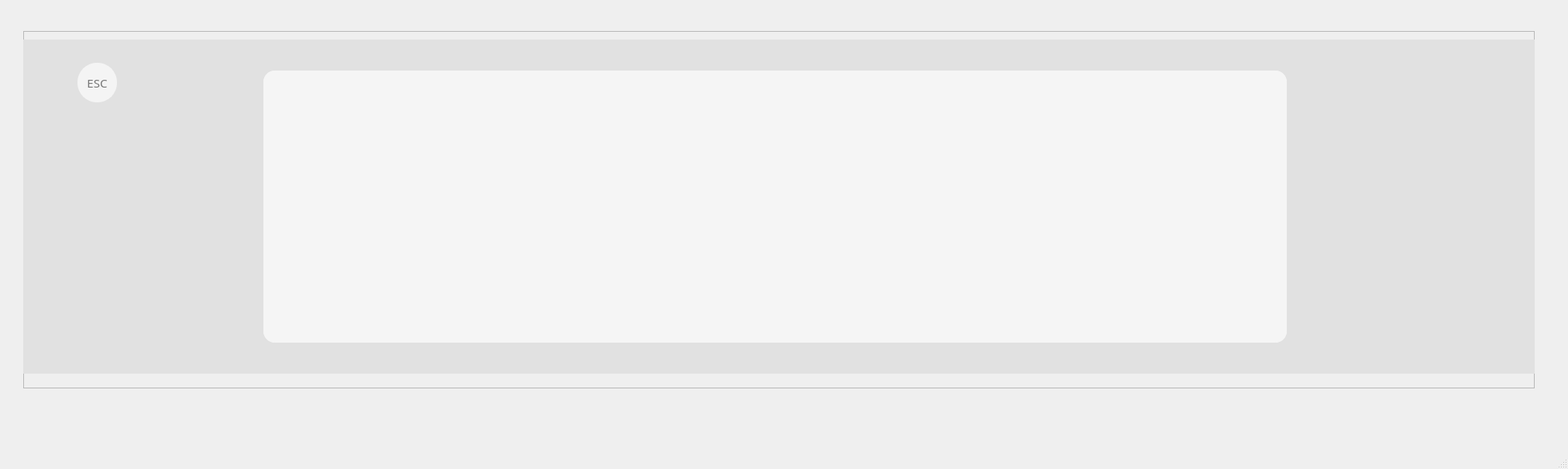
<?xml version="1.0" encoding="UTF-8"?>
<ui version="4.0">
 <class>MainWindow</class>
 <widget class="QMainWindow" name="MainWindow">
  <property name="geometry">
   <rect>
    <x>0</x>
    <y>0</y>
    <width>2024</width>
    <height>605</height>
   </rect>
  </property>
  <property name="windowTitle">
   <string>MainWindow</string>
  </property>
  <property name="styleSheet">
   <string notr="true">/* HORIZONTAL SCROLLBAR */
QScrollBar:horizontal {
    border: none;
    background: rgb(240, 240, 240);
    height: 15px;
    margin: 0 15px 0 15px;
	width:15px;
    border-radius: 15px;
}

/* HANDLE BAR HORIZONTAL */
QScrollBar::handle:horizontal {  
	background: rgba(240, 240, 240,.2);
    min-width: 10px;
	max_width:15px;
	width:15px;
    border-radius: 7px;
	height:1px;
}
QScrollBar::handle:horizontal:hover{  
    background-color: rgba(240, 240, 240,.3);
	height:1px
}
QScrollBar::handle:horizontal:pressed {  
    background-color: rgba(240, 240, 240,.4);
}

/* BTN LEFT - SCROLLBAR */
QScrollBar::sub-line:horizontal {
    border: nonergb(11, 11, 11);
    background-color: rgba(0,0,0,0);
    width: 15px;
	height:10px !important;
    border-top-left-radius: 7px;
    border-bottom-left-radius: 7px;
    subcontrol-position: left;
    subcontrol-origin: margin;
}
QScrollBar::sub-line:horizontal:hover {  
    background-color: rgb(255, 0, 127);
}
QScrollBar::sub-line:horizontal:pressed {  
    background-color: rgb(185, 0, 92);
}

/* BTN RIGHT - SCROLLBAR */
QScrollBar::add-line:horizontal {
    border: none;
    background-color: rgba(59, 59, 90,0);
    width: 15px;
    border-top-right-radius: 7px;
    border-bottom-right-radius: 7px;
    subcontrol-position: right;
    subcontrol-origin: margin;
}
QScrollBar::add-line:horizontal:hover {  
    background-color: rgb(255, 0, 127);
}
QScrollBar::add-line:horizontal:pressed {  
    background-color: rgb(185, 0, 92);
}

/* RESET ARROW */
QScrollBar::left-arrow:horizontal, QScrollBar::right-arrow:horizontal {
    background: none;
}
QScrollBar::add-page:horizontal, QScrollBar::sub-page:horizontal {
    background: none;
}
</string>
  </property>
  <widget class="QWidget" name="centralwidget">
   <widget class="QFrame" name="frame">
    <property name="geometry">
     <rect>
      <x>30</x>
      <y>40</y>
      <width>1951</width>
      <height>461</height>
     </rect>
    </property>
    <property name="minimumSize">
     <size>
      <width>1951</width>
      <height>461</height>
     </size>
    </property>
    <property name="maximumSize">
     <size>
      <width>1951</width>
      <height>461</height>
     </size>
    </property>
    <property name="baseSize">
     <size>
      <width>1920</width>
      <height>0</height>
     </size>
    </property>
    <property name="styleSheet">
     <string notr="true">/* HORIZONTAL SCROLLBAR */
QScrollBar:horizontal {
    border: none;
    background: rgb(145, 145, 145);
    height: 15px;
    margin: 0 15px 0 15px;
	width:15px;
    border-radius: 15px;
}

/* HANDLE BAR HORIZONTAL */
QScrollBar::handle:horizontal {  
	background:  rgb(68, 68, 68);
    min-width: 10px;
	max_width:15px;
	width:15px;
    border-radius: 7px;
	height:1px;
}
QScrollBar::handle:horizontal:hover{  
    background-color:  rgb(145, 145, 145);
	height:1px
}
QScrollBar::handle:horizontal:pressed {  
    background-color: rgba(240, 240, 240,.4);
}

/* BTN LEFT - SCROLLBAR */
QScrollBar::sub-line:horizontal {
    border: nonergb(11, 11, 11);
    background-color: rgba(0,0,0,0);
    width: 15px;
	height:10px !important;
    border-top-left-radius: 7px;
    border-bottom-left-radius: 7px;
    subcontrol-position: left;
    subcontrol-origin: margin;
}
QScrollBar::sub-line:horizontal:hover {  
    background-color: rgb(255, 0, 127);
}
QScrollBar::sub-line:horizontal:pressed {  
    background-color: rgb(185, 0, 92);
}

/* BTN RIGHT - SCROLLBAR */
QScrollBar::add-line:horizontal {
    border: none;
    background-color: rgba(59, 59, 90,0);
    width: 15px;
    border-top-right-radius: 7px;
    border-bottom-right-radius: 7px;
    subcontrol-position: right;
    subcontrol-origin: margin;
}
QScrollBar::add-line:horizontal:hover {  
    background-color: rgb(255, 0, 127);
}
QScrollBar::add-line:horizontal:pressed {  
    background-color: rgb(185, 0, 92);
}

/* RESET ARROW */
QScrollBar::left-arrow:horizontal, QScrollBar::right-arrow:horizontal {
    background: none;
}
QScrollBar::add-page:horizontal, QScrollBar::sub-page:horizontal {
    background: none;
}
</string>
    </property>
    <property name="frameShape">
     <enum>QFrame::StyledPanel</enum>
    </property>
    <property name="frameShadow">
     <enum>QFrame::Raised</enum>
    </property>
    <widget class="QFrame" name="frame_2">
     <property name="geometry">
      <rect>
       <x>0</x>
       <y>11</y>
       <width>1951</width>
       <height>431</height>
      </rect>
     </property>
     <property name="maximumSize">
      <size>
       <width>16777215</width>
       <height>16777215</height>
      </size>
     </property>
     <property name="styleSheet">
      <string notr="true">#frame_2 {


background:rgb(225, 225, 225);
color: rgb(130, 15, 55);

border:none
}</string>
     </property>
     <property name="frameShape">
      <enum>QFrame::StyledPanel</enum>
     </property>
     <property name="frameShadow">
      <enum>QFrame::Raised</enum>
     </property>
     <widget class="QLabel" name="label">
      <property name="geometry">
       <rect>
        <x>670</x>
        <y>79</y>
        <width>21</width>
        <height>91</height>
       </rect>
      </property>
      <property name="styleSheet">
       <string notr="true">border-left:1px solid white</string>
      </property>
      <property name="text">
       <string/>
      </property>
     </widget>
     <widget class="QPushButton" name="pushButton_2">
      <property name="geometry">
       <rect>
        <x>70</x>
        <y>30</y>
        <width>51</width>
        <height>51</height>
       </rect>
      </property>
      <property name="font">
       <font>
        <family>Raleway Thin</family>
        <pointsize>11</pointsize>
       </font>
      </property>
      <property name="styleSheet">
       <string notr="true">#pushButton_2{

background:rgb(244, 244, 244);
border:2px solid rgb(244, 244, 244);
color:rgb(118, 118, 118);
border-radius:25px;
}

#pushButton_2:hover {
background:rgb(255, 255, 255);
}</string>
      </property>
      <property name="text">
       <string>ESC</string>
      </property>
      <property name="iconSize">
       <size>
        <width>21</width>
        <height>21</height>
       </size>
      </property>
      <property name="shortcut">
       <string>Esc</string>
      </property>
     </widget>
     <widget class="QScrollArea" name="scrollArea">
      <property name="geometry">
       <rect>
        <x>310</x>
        <y>40</y>
        <width>1321</width>
        <height>351</height>
       </rect>
      </property>
      <property name="styleSheet">
       <string notr="true">

background:rgb(245, 245, 245);
border:none;
border-radius:15px

</string>
      </property>
      <property name="widgetResizable">
       <bool>true</bool>
      </property>
      <widget class="QWidget" name="scrollAreaWidgetContents">
       <property name="geometry">
        <rect>
         <x>0</x>
         <y>0</y>
         <width>1321</width>
         <height>351</height>
        </rect>
       </property>
       <layout class="QHBoxLayout" name="horizontalLayout"/>
      </widget>
     </widget>
    </widget>
   </widget>
  </widget>
  <widget class="QMenuBar" name="menubar">
   <property name="geometry">
    <rect>
     <x>0</x>
     <y>0</y>
     <width>2024</width>
     <height>21</height>
    </rect>
   </property>
  </widget>
  <widget class="QStatusBar" name="statusbar"/>
 </widget>
 <resources/>
 <connections/>
</ui>
